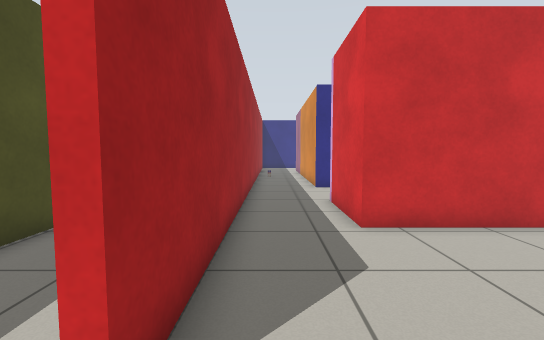
view 1 (above)

21 first-person views from a walk through a Gazebo world. The camera is 0.9 m above the floor, tilts 4° down and sees 90° across. The lines on the ground mark 1 m squares. The floor is counted in squares, 0.5 m on a side. Each view is taken from the middle of a square. On the plan, view 1 faces up. The plan holds only what a view shows up to about 15 squares ahead; the rest is blank. The place goes on beyond the plan. Robots are left out. Gazebo's built-in surfaces are drawn with simple patterns. Some stock models are drawn as simple stand-ins. Some surface patterns are stand-ins.

view 2
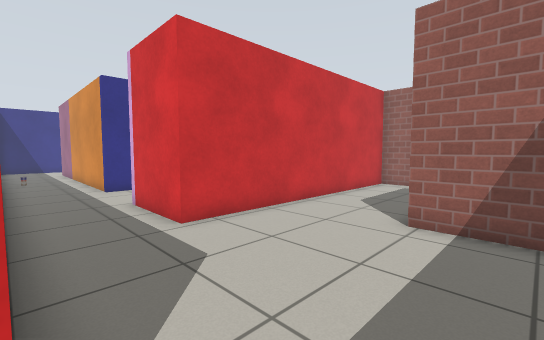

view 3
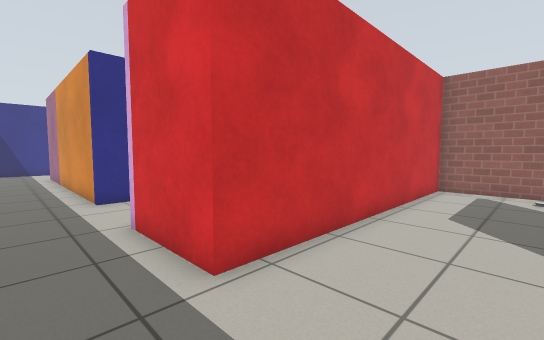

view 4
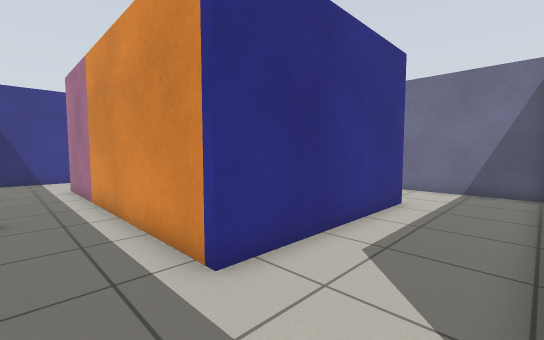

view 5
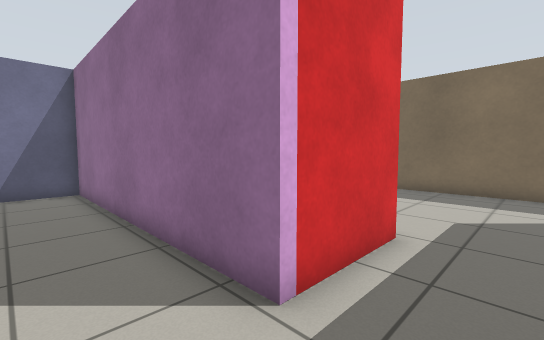

view 6
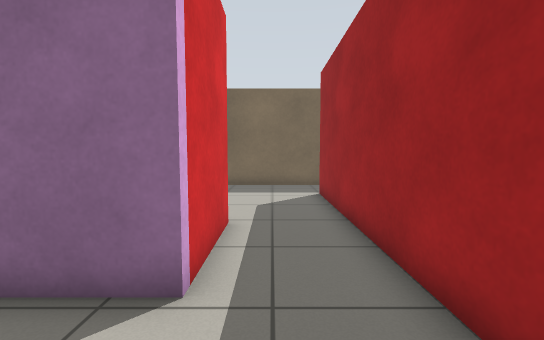

view 7
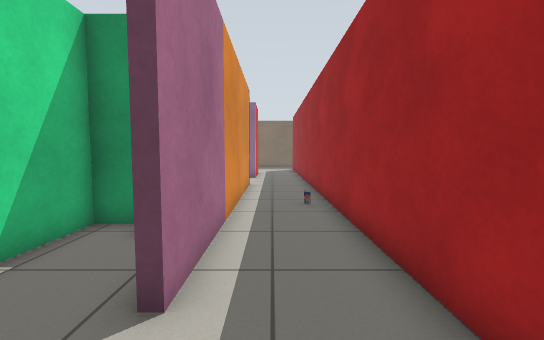

view 8
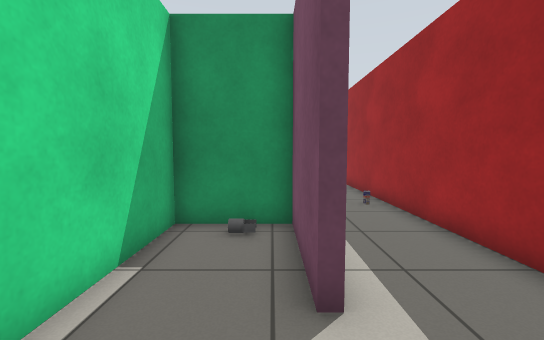

view 9
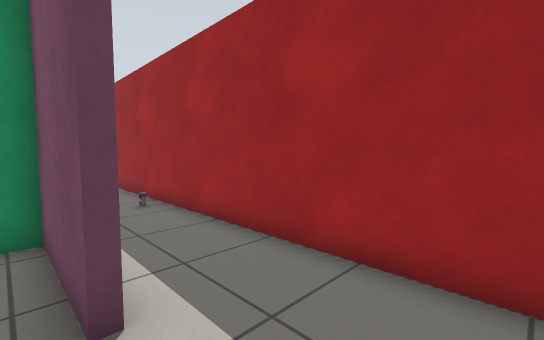

view 10
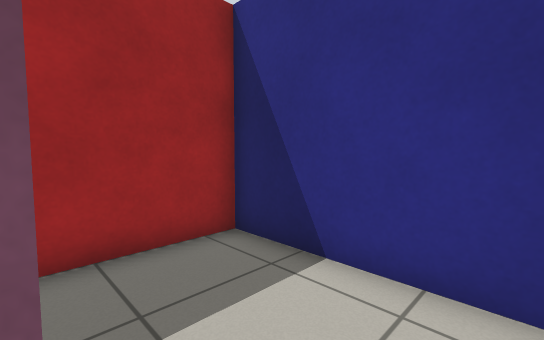

view 11
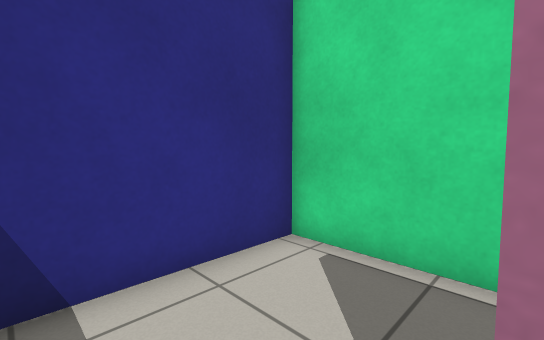

view 12
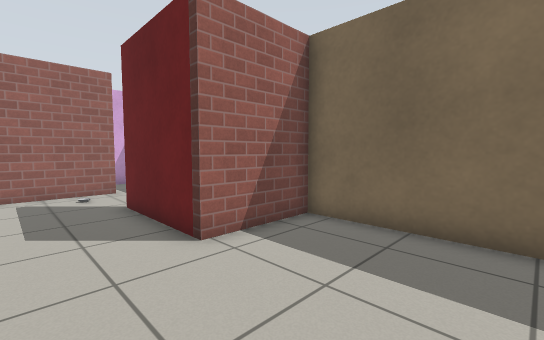

view 13
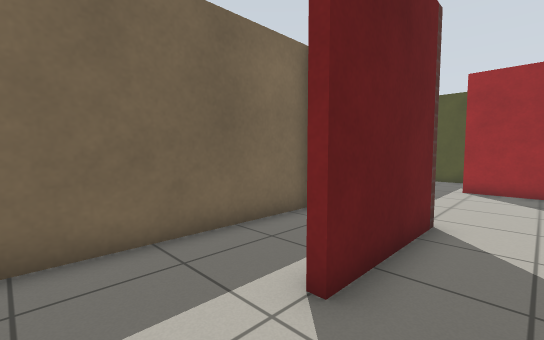

view 14
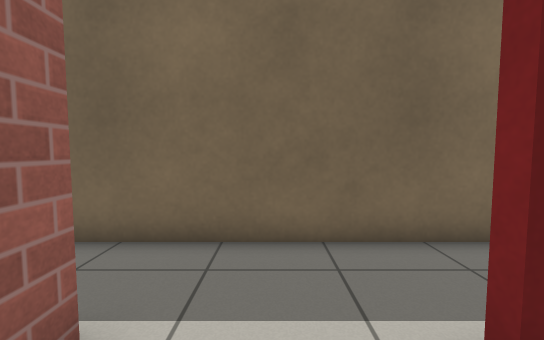

view 15
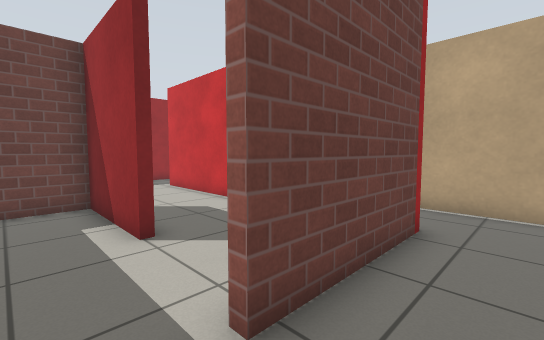

view 16
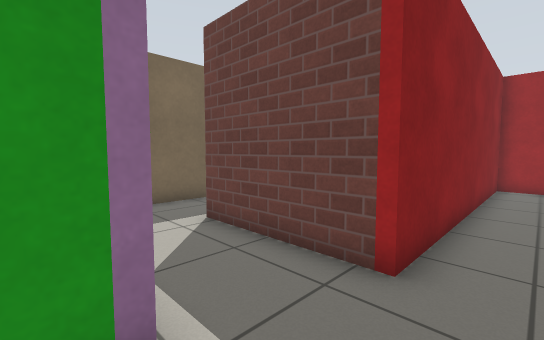

view 17
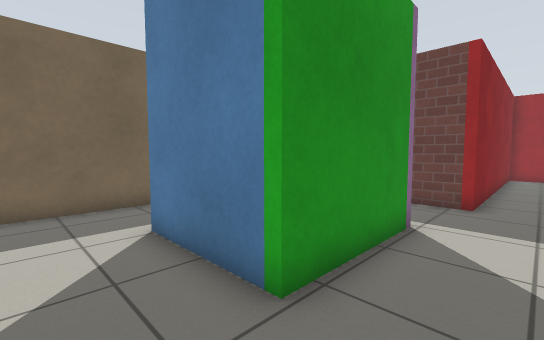

view 18
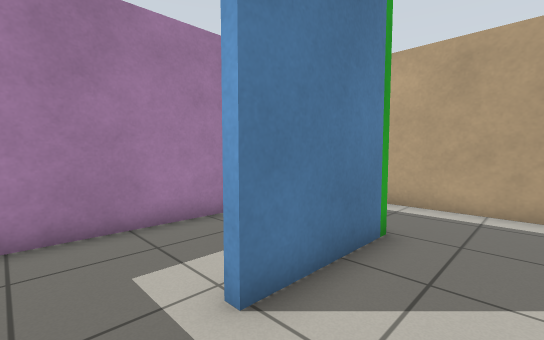

view 19
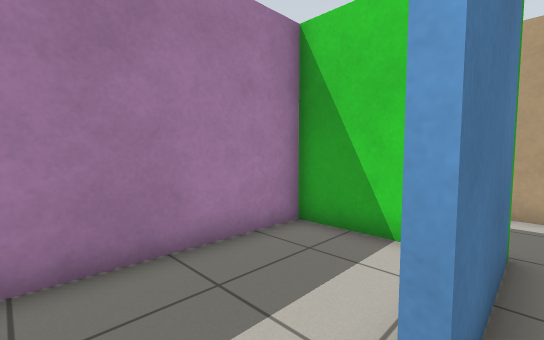

view 20
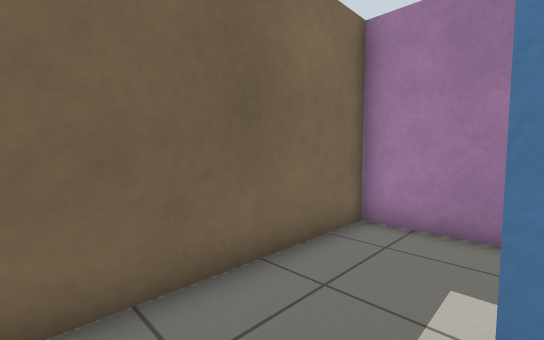

view 21
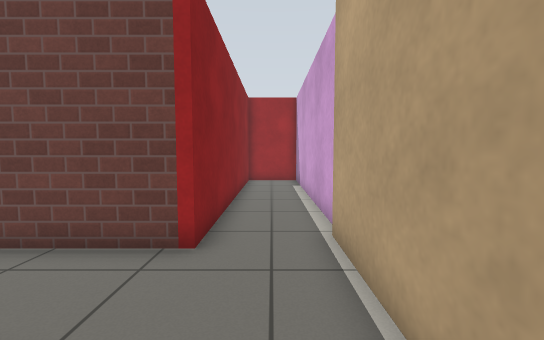

### Floor plan
Ten units are one square. View 1 is at (0, 0); x grows to the right and y downward. Boxes are objects, and circles mark ways between rooms. Rooms are numbered by the first view taken in them; rooms with no view inside come last. Other rooms are left out.
<svg viewBox="-21 -293 267 311">
<path fill="none" stroke="#000" d="M98 -134 21 -134 21 -251M138 -25 138 -63 21 -63 21 -98 133 -98 133 -126M-16 13 58 13 58 -22 104 -22M15 -288 -10 -288 -10 -16 -14 -16M25 -251 25 -214 54 -214 54 -288 15 -288M171 -58 217 -58 217 -18 212 -18M179 -93 133 -93M172 -1 172 -8M125 -95 40 -95M135 13 160 13M204 13 241 13M241 -93 203 -93M25 -81 25 -66 141 -66 141 -15M201 -55 175 -55 175 13 204 13M104 -18 61 -18 61 1M138 -15 138 -25M61 13 135 13"/>
<rect x="-5" y="-195" width="10" height="10" fill="#bbb"><title>other object</title></rect>
<rect x="35" y="-225" width="10" height="10" fill="#bbb"><title>other object</title></rect>
<circle cx="20" cy="-270" r="3" fill="#2a7"/>
<circle cx="120" cy="-20" r="3" fill="#2a7"/>
<circle cx="215" cy="-5" r="3" fill="#2a7"/>
<circle cx="140" cy="-5" r="3" fill="#2a7"/>
<text x="40" y="-110">1</text>
<text x="30" y="-250">2</text>
<text x="160" y="-50">3</text>
<text x="190" y="-30">4</text>
<text x="100" y="-10">5</text>
</svg>
Room 1 opens to room 2. Room 1 opens to room 5. Room 3 opens to room 4. Room 3 opens to room 5.

Where each view was taken, in squares from view 1:
view 1: 0 up, 0 right, facing up
view 2: 0 up, 1 left, facing up-right
view 3: 3 up, 0 right, facing up-right
view 4: 10 up, 0 right, facing up-right
view 5: 12 up, 0 right, facing down-right
view 6: 13 up, 1 right, facing down
view 7: 28 up, 1 right, facing down
view 8: 28 up, 3 right, facing down
view 9: 28 up, 3 right, facing down-left
view 10: 25 up, 4 right, facing up-left
view 11: 25 up, 1 right, facing up-right
view 12: 5 up, 1 right, facing down-right
view 13: 4 up, 13 right, facing down-left
view 14: 4 up, 12 right, facing down
view 15: 0 up, 16 right, facing up-left
view 16: 8 up, 18 right, facing down-left
view 17: 8 up, 24 right, facing down-left
view 18: 0 up, 24 right, facing up-left
view 19: 0 up, 22 right, facing up-left
view 20: 2 up, 24 right, facing down-left
view 21: 8 up, 19 right, facing left
